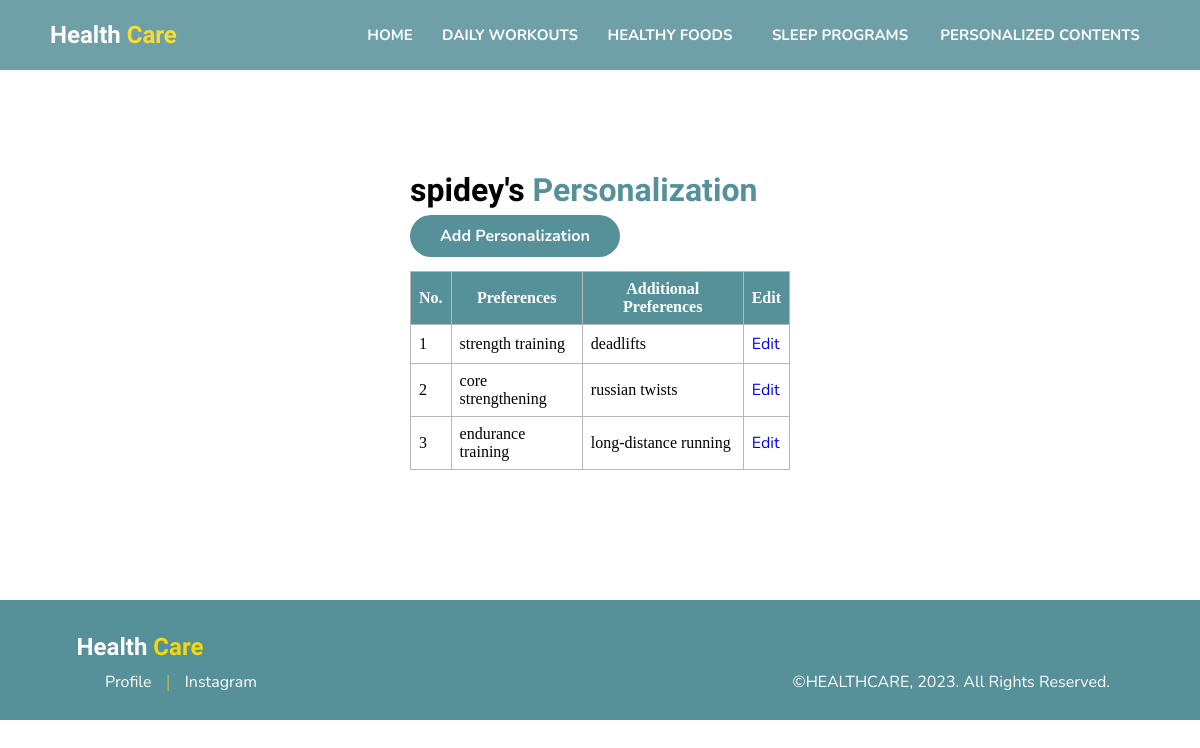
The page /user-premium/manage-personalization.php (signed in) on the database its author committed.
### tables this page shows
CREATE TABLE `personalization` (
  `id_personalization` int(11) NOT NULL,
  `id_user` int(11) NOT NULL,
  `preferences` varchar(225) NOT NULL,
  `additional_preferences` varchar(225) NOT NULL
);

### user-premium/manage-personalization.php (the view, shortened to what this page needs)
<?php
$mencari = $_SESSION['id_user'];
?>
<!DOCTYPE html>
<html lang="en">
<head>
  <link rel="stylesheet" href="style_prempage.css" />
</head>
<body>
  <div class="navbar">
    <div class="logo">
      <h2>Health <span>Care</span></h2>
    </div>
    <div class="navigator">
      <a href="index.php" class="btn">Home</a>
      <a href="daily-workouts.php" class="btn">Daily Workouts</a>
      <a href="healthy-foods.php" class="btn">Healthy Foods</a>
      <a href="sleep-programs.php" class="btn">Sleep Programs</a>
      <a href="personalized-page.php" class="btn">Personalized Contents</a>
    </div>
  </div>
  <div class="banner-person">
    <div class="text">
      <h1><?php echo $_SESSION['username']; ?>'s <span>Personalization</span></h1>
      <a href="add-personalization.php">Add Personalization</a>
    </div>
    <div class="table-person">
        <table border="1" class="table-person">
            <tr>
                <th>No.</th>
                <th>Preferences</th>
                <th>Additional Preferences</th>
                <th>Edit</th>
            </tr>
            <?php
            include '../connect.php';
            $query_mysql = mysqli_query($mysqli, "SELECT * FROM personalization WHERE id_user = $mencari") or die(mysqli_error($mysqli));
            $nomor = 1;
            while ($data = mysqli_fetch_array($query_mysql)) {
                ?>
                <tr>
                    <td><?php echo $nomor++; ?></td>
                    <td><?php echo $data['preferences']; ?></td>
                    <td><?php echo $data['additional_preferences']; ?></td>
                    <td><a href="person-edit.php?id=<?php echo $data['id_personalization']; ?>">Edit</a> </td>
                </tr>
            <?php } ?>
        </table>
    </div>
  </div>
  <div class="footer">
    <div class="logo-footer">
      <h2>Health <span>Care</span></h2>
    </div>
    <div class="footer-bot">
      <div class="profile-navigation">
        <a href="profile.php" class="profile-link">Profile</a>
        <span>|</span>
        <a href="https://www.instagram.com/raffortless/" class="profile-link">Instagram</a>
      </div>
      <div class="copyright">
        <p>&copy;HEALTHCARE, 2023. All Rights Reserved.</p>
      </div>
    </div>
  </div>
</body>
</html>

### user-premium/style_prempage.css (style rules this page uses)
* { margin: 0; padding: 0; }
h1, h2 { font-family: "Signika", sans-serif; }
a, p, li, h3, label { font-family: "Nunito", sans-serif; }
a { text-decoration: none; }
.navbar { display: flex; position: fixed; align-items: center; justify-content: space-between; box-sizing: border-box; background-color: #569099; height: 70px; width: 100%; opacity: 0.85; padding-left: 50px; padding-right: 50px; box-shadow: 0 0.2px 0.6px; border-bottom-left-radius: 0px; border-bottom-right-radius: 0px; margin-top: -70px; transition: 0.5s ease; z-index: 5; }
.navbar .navigator { height: 100px; }
.navbar .logo h2 { color: white; }
.navbar .logo span { color: #f6d809; }
.navigator { display: flex; position: relative; background: transparent; width: 800px; height: 70px; font-size: 0; margin-left: 0; margin-right: 0; }
.navigator a { display: inline-block; position: relative; text-decoration: none; text-align: center; text-transform: uppercase; font-size: 15px; line-height: 50px; z-index: 1; }
.navigator a:nth-child(1) { width: 80px; }
.navigator a:nth-child(2) { width: 160px; }
.navigator a:nth-child(3) { width: 160px; }
.navigator a:nth-child(4) { width: 180px; }
.navigator a:nth-child(5) { width: 220px; }
.btn { color: white; font-weight: bold; display: inline-block; box-sizing: border-box; height: 100%; padding: 10px; padding-top: 25px; font-size: 18px; transition: 0.4s ease, color 0.4s ease; }
.banner-person { height: 500px; width: 100%; display: flex; justify-content: center; align-items: center; margin-top: 70px; margin-bottom: 30px; flex-direction: column; }
.banner-person .text { margin-bottom: 0px; margin-left: 20px; width: 400px; height: 100px; box-sizing: border-box; }
.banner-person .text span { color: #569099; }
.banner-person .text a { margin-top: 6px; display: inline-block; background-color: #569099; padding: 10px 30px; border-radius: 30px; color: white; font-weight: bold; transition: 0.3s; }
.footer { height: 120px; background-color: #569099; display: flex; flex-direction: column; justify-content: center; align-items: center; margin-top: 0px; }
.footer h2 { color: white; margin-top: 5px; margin-bottom: 10px; }
.logo-footer { margin-right: 920px; }
.footer span { color: #f6d809; }
.footer-bot { display: flex; justify-content: space-between; width: 85%; }
.copyright { margin-bottom: 0px; color: white; }
.profile-navigation { display: flex; align-items: center; }
.profile-link { margin: 0 15px; color: #fff; transition: 0.3s ease-in-out; }
.table-person { width: 380px; border-collapse: collapse; background: var(--bg-color); background-size: cover; background-repeat: no-repeat; }
.table-person th, .table-person td { border: 1px solid #b7b7b7; padding: 8px; }
.table-person th { background-color: #569099; color: #ffffff; }

### rows shown on the page
personalization: preferences "strength training", additional_preferences "deadlifts"
personalization: preferences "core strengthening", additional_preferences "russian twists"
personalization: preferences "endurance training", additional_preferences "long-distance running"

### other values the page prints
$_SESSION['username'] "spidey"
